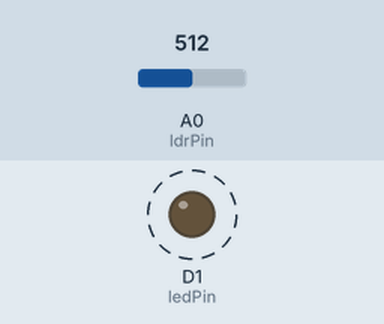
A sketch run on a simulated ESP8266 (NodeMCU). Parts: output pins drawn as LEDs (lit = HIGH). Dashed ring = blinking. The test bench sets the inputs (shaded band); at power-on: A0 (ldrPin) = 512. WiFi joins after 1.5 s; servers stay silent unless stated; what the sketch prints to the serial monitor is not drawn.

Above: at 2.7 s.
2.8 s: A0 (ldrPin) set to 319
5.8 s: A0 (ldrPin) set to 284
At 6.9 s:
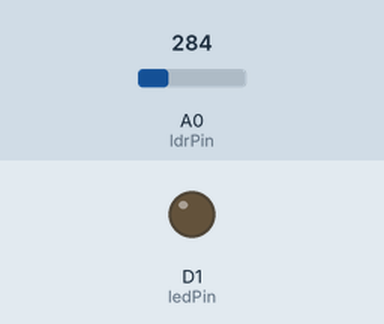
7.3 s: A0 (ldrPin) set to 306
At 10.2 s:
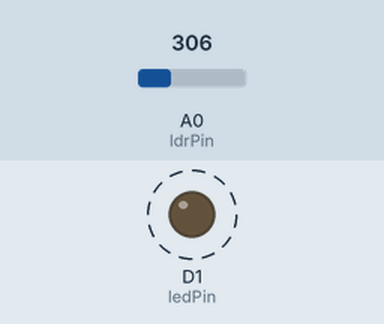
10.3 s: A0 (ldrPin) set to 290
At 11.0 s:
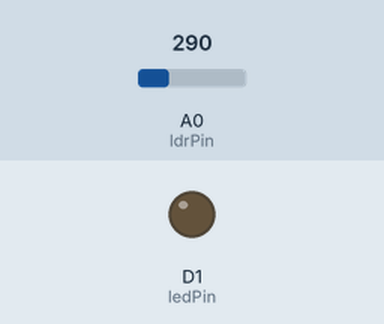
Timing chart, 0 to 12.8 s (numbered marks = the images above; inputs shaded):
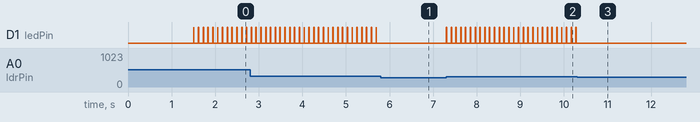

The sketch:

electricity-counter.ino
```cpp
#include <ESP8266WiFi.h>

#include "secrets.h"
#include "ThingSpeak.h" // always include thingspeak header file after other header files and custom macros

char ssid[] = SECRET_SSID;   // your network SSID (name)
char pass[] = SECRET_PASS;   // your network password
int keyIndex = 0;            // your network key Index number (needed only for WEP)
WiFiClient  client;

int LocalNumber = 0;
unsigned long LastMillis = 0;

unsigned long myChannelNumber = SECRET_CH_ID;
const char * myWriteAPIKey = SECRET_WRITE_APIKEY;
const char * myReadAPIKey = SECRET_READ_APIKEY_COUNTER;

const int ledPin = D1;   //the number of the LED pin
const int ldrPin = A0;  //the number of the LDR pin

void setup() {
  Serial.begin(115200);  // Initialize serial
  pinMode(ledPin, OUTPUT);  //initialize the LED pin as an output
  pinMode(ldrPin, INPUT);   //initialize the LDR pin as an input

  WiFi.mode(WIFI_STA);

  Serial.println();

  long internetConnectionDuration = millis();

  WiFi.begin(ssid, pass);

  Serial.print("Connecting");
  while (WiFi.status() != WL_CONNECTED)
  {
    delay(500);
    Serial.print(".");
  }
  Serial.println();

  Serial.print("Connected to ");
  Serial.print(ssid);
  Serial.print(" in ");
  Serial.print((millis() - internetConnectionDuration) / 1000);
  Serial.print(" seconds. IP address: ");
  Serial.println(WiFi.localIP());

  ThingSpeak.begin(client);  // Initialize ThingSpeak
}

void loop() {
  LightONorOFF ();
  GetThingspeak ();
}

void GetThingspeak () {

  unsigned long CurrentMillis = millis();

  if (CurrentMillis - LastMillis > 300000) {

    ThingSpeak.writeField(myChannelNumber, 1, LocalNumber, myWriteAPIKey);

    LocalNumber = 1; // Would have been 0, but chose 1 in order to compensate for one lost measurement due to ThingSpeak Read and Write process time that usually takes around one seconds.
    LastMillis = millis();
  }
}

void LightONorOFF () {
  int ldrStatus = analogRead(ldrPin); //read the status of the LDR value

  if (ldrStatus > 300) {
    digitalWrite(ledPin, HIGH); //turn LED on
    LocalNumber++;
    delay(10);
    digitalWrite(ledPin, LOW);
    delay(100);
  }
}
```

secrets.h
```cpp
// Use this file to store all of the private credentials
// and connection details

#define SECRET_SSID "MySSID" // replace MySSID with your WiFi network name
#define SECRET_PASS "MyPassword" // replace MyPassword with your WiFi password

// Your ThingSpeak channel information
#define SECRET_CH_ID 0000000 // replace 0000000 with your channel number
#define SECRET_WRITE_APIKEY "XYZ"   // replace XYZ with your channel write API Key
#define SECRET_READ_APIKEY_COUNTER "XYZ"  // replace XYZ with your channel read API Key
```

Measured:
- the behaviour switches between 301 and 300 on A0 (ldrPin) (found by bisection; images 0 and 1)
- after the input at 5.8 s, D1 (ledPin): stops changing and stays LOW
- after the input at 7.3 s, D1 (ledPin): alternates HIGH for 0.01 s and LOW for 0.10 s, starting at once
- after the input at 10.3 s, D1 (ledPin): stops changing and stays LOW
- by itself, D1 (ledPin): alternates HIGH for 0.01 s and LOW for 0.10 s
